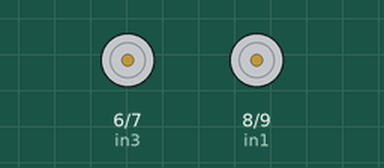
Simulated run of this sketch. Board: Arduino Uno, built with avr-gcc and run on an emulated ATmega328P. On the bench: motor-driver pin pairs drawn as motors (green arrow = first pin HIGH = forward, orange = second pin HIGH = backward, longer = more drive).

Above: at 0.5 s.
At 1.5 s:
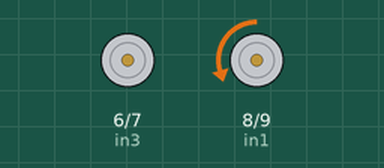
At 2.5 s:
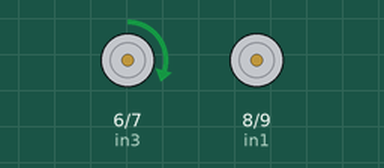
Timing chart, 0 to 5.2 s (numbered marks = the images above):
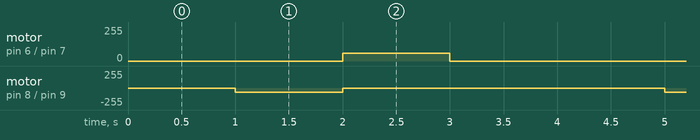

The sketch:

Prueba_motores_robot_2018.ino
```cpp
int in1=8;
int in2=9;
int in3=6;
int in4=7;

void setup() {


    pinMode(in1,OUTPUT);
    pinMode(in2,OUTPUT);
    pinMode(in3,OUTPUT);
    pinMode(in4,OUTPUT);
}

void loop() {
  // put your main code here, to run repeatedly:

      analogWrite(in1,60);
      analogWrite(in2,0);
      analogWrite(in3,0);
      analogWrite(in4,0);
      delay(1000);
      analogWrite(in1,0);
      analogWrite(in2,60);
      analogWrite(in3,0);
      analogWrite(in4,0);
      delay(1000);
      analogWrite(in1,0);
      analogWrite(in2,0);
      analogWrite(in3,60);
      analogWrite(in4,0);
      delay(1000);
            analogWrite(in1,0);
      analogWrite(in2,0);
      analogWrite(in3,0);
      analogWrite(in4,60);
      delay(1000);

}
```

Measured:
- by itself, motor on pin 6 (in3) / pin 7 (in4): alternates forward 60/255 for 1.0 s and stopped for 3.0 s
- by itself, motor on pin 8 (in1) / pin 9 (in2): alternates backward 60/255 for 1.0 s and stopped for 3.0 s
